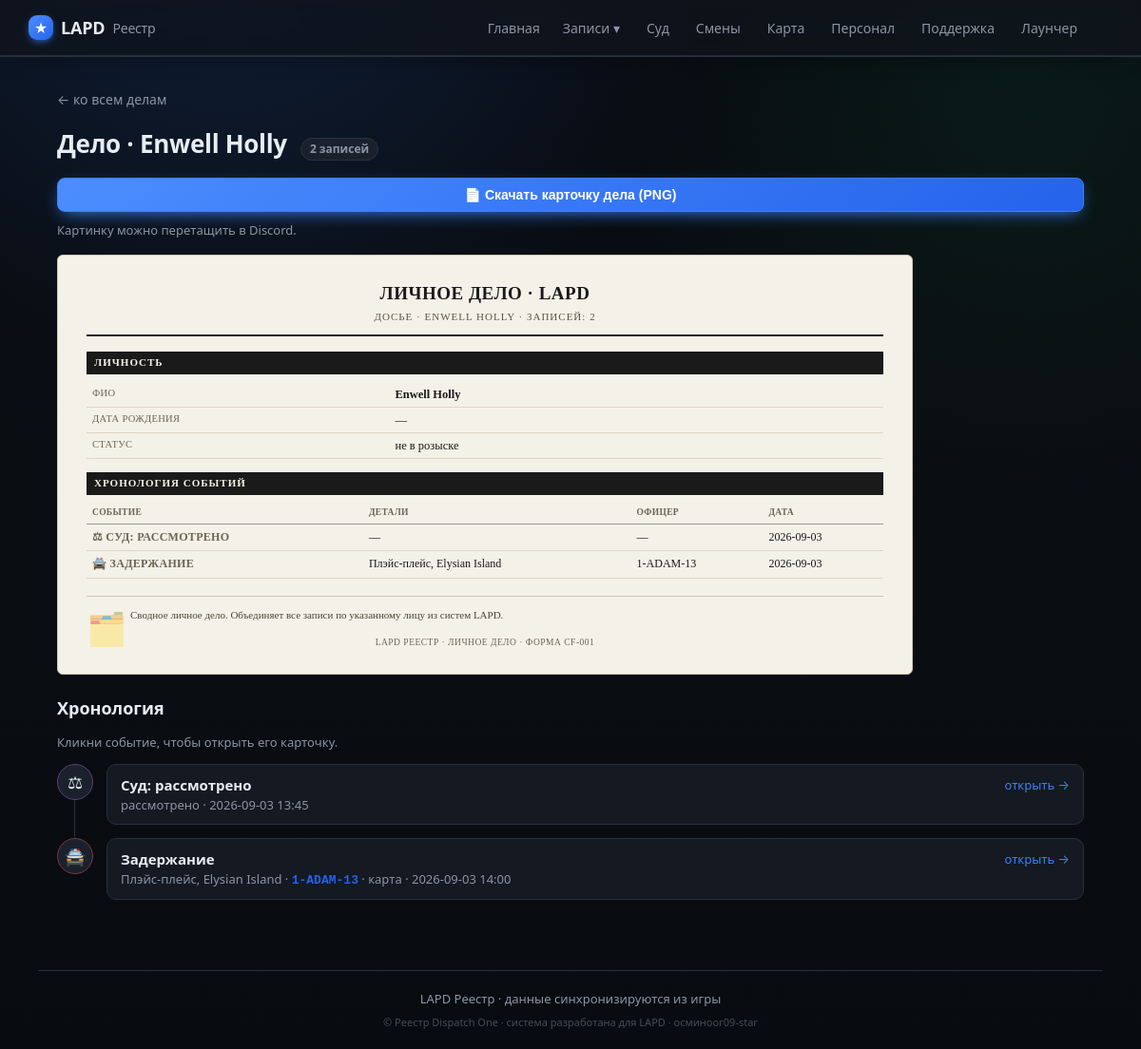
The app's page /file/Enwell Holly, older data.
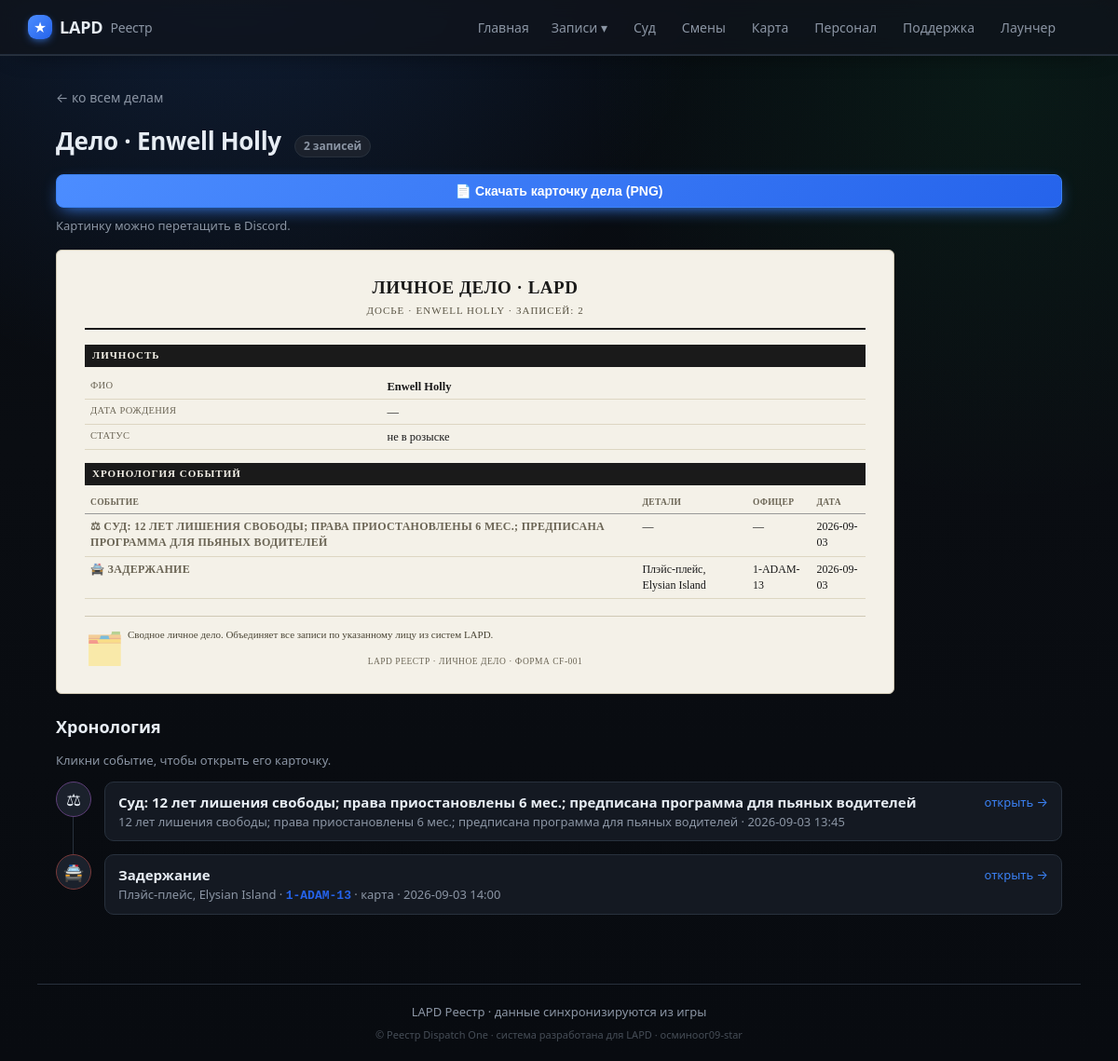
The same page, newer data.
### tables this page shows
CREATE TABLE court_cases (
                id INTEGER PRIMARY KEY AUTOINCREMENT,
                external_id TEXT UNIQUE,
                subject_name TEXT,
                source TEXT,
                filed_at TEXT,
                status INTEGER,
                outcome INTEGER,
                sentence TEXT,
                notes TEXT,
                judge TEXT, prosecutor TEXT, defense TEXT, courtroom TEXT, plea TEXT,
                appeal_filed INTEGER DEFAULT 0,
                charges TEXT, timeline TEXT,
                synced_at TEXT
            );

### app/main.py (the view)
@app.route("/file/<path:name>")
def file_view(name):
    cf = db.case_file(name)
    if not cf:
        abort(404)
    return render_template("file.html", cf=cf, person=db.person_info(name))

### app/db.py (called while the page is built)
@contextmanager
def get_conn():
    conn = sqlite3.connect(config.DB_PATH)
    conn.row_factory = sqlite3.Row
    try:
        yield conn
        conn.commit()
    finally:
        conn.close()

def _replace_mojibake_pairs(s):
    for bad, good in sorted(_MOJI_TO_CYR.items(), key=lambda x: len(x[0]), reverse=True):
        s = s.replace(bad, good)
    return s

def _fix_rooms(s):
    return re.sub(r"(\d)([А-Я])", lambda m: m.group(1) + _CYR2LAT.get(m.group(2), m.group(2)), s)

def _cp1251_bytes(s):
    out = bytearray()
    for ch in s:
        try:
            out += ch.encode("cp1251")
        except UnicodeEncodeError:
            code = ord(ch)
            if code < 256:
                out.append(code)
            else:
                raise
    return bytes(out)

### app/main.py (called while the page is built)
@app.context_processor
def inject_globals():
    return {"community": config.COMMUNITY_NAME, "STATUS_RU": db.STATUS_RU,
            "staff_label": db.staff_label,
            "static_export": os.environ.get("STATIC_EXPORT") == "1",
            "build_id": time.strftime("%Y%m%d")}

### app/templates/file.html (shortened to what this page needs)
{% extends "base.html" %}
{% block content %}
<a class="back" href="{{ url_for('files') }}">← ко всем делам</a>
<div class="case-head">
  <h1>Дело · {{ cf.name }}</h1>
  <span class="tag">{{ cf.count }} записей</span>
</div>
<div class="doc-actions">
  <button class="btn primary" onclick="downloadDoc()">📄 Скачать карточку дела (PNG)</button>
  <span class="muted small">Картинку можно перетащить в Discord.</span>
</div>
<div id="doc" class="doc">
  <div class="doc-title">
    <div class="doc-court">ЛИЧНОЕ ДЕЛО · LAPD</div>
    <div class="doc-county">ДОСЬЕ · {{ cf.name|upper }} · ЗАПИСЕЙ: {{ cf.count }}</div>
  </div>
  <div class="doc-sec-title">ЛИЧНОСТЬ</div>
  <table class="doc-tbl">
    <tr><td>ФИО</td><td><b>{{ cf.name }}</b></td></tr>
    <tr><td>Дата рождения</td><td>{{ person.dob[:10] if person.dob else '—' }}{% if person.age %} · {{ person.age }} лет{% endif %}</td></tr>
    <tr><td>Статус</td><td>{% if person.wanted %}🔴 В РОЗЫСКЕ{% else %}не в розыске{% endif %}</td></tr>
  </table>
  <div class="doc-sec-title">ХРОНОЛОГИЯ СОБЫТИЙ</div>
  <table class="doc-tbl doc-chain-tbl">
    <tr><th>СОБЫТИЕ</th><th>ДЕТАЛИ</th><th>ОФИЦЕР</th><th>ДАТА</th></tr>
    {% for it in cf.chain %}
      {% set icon = {'callout':'🚨','arrest':'🚔','citation':'🎫','warning':'⚠️','court':'⚖'}[it.kind] %}
      <tr>
        <td><b>{{ icon }} {{ it.title }}</b></td>
        <td>{% if it.kind == 'callout' %}{{ it.row.location or '—' }}
            {%- elif it.kind == 'arrest' %}{{ it.row.zone or '—' }}
            {%- elif it.kind == 'citation' %}{{ it.row.location or '—' }}
            {%- elif it.kind == 'warning' %}{{ it.row.reason or '—' }}
            {%- else %}—{% endif %}</td>
        <td>{% if it.row.callsign %}<a href="{{ url_for('officer_view', callsign=it.row.callsign) }}">{{ it.row.callsign }}</a>{% else %}—{% endif %}</td>
        <td>{{ it.when[:10] if it.when else '—' }}</td>
      </tr>
    {% endfor %}
  </table>
  <div class="doc-footer">
    <div class="doc-seal">🗂️</div>
    <div class="doc-cert" style="margin-left:46px">
      Сводное личное дело. Объединяет все записи по указанному лицу из систем LAPD.
    </div>
    <div class="doc-form">LAPD РЕЕСТР · ЛИЧНОЕ ДЕЛО · ФОРМА CF-001</div>
  </div>
</div>
<h2>Хронология</h2>
<p class="muted small">Кликни событие, чтобы открыть его карточку.</p>
<div class="timeline">
  {% for it in cf.chain %}
    {% set icon = {'callout':'🚨','arrest':'🚔','citation':'🎫','warning':'⚠️','court':'⚖'}[it.kind] %}
    {% set route = {'callout':'callout_view','arrest':'case_view','citation':'citation_view','court':'court_case_view','warning':none}[it.kind] %}
    <div class="tl-item tl-{{ it.kind }}">
      <div class="tl-dot">{{ icon }}</div>
      <div class="tl-body">
        <div class="tl-head">
          <b>{{ it.title }}</b>
          {% if route %}<a class="tl-open" href="{{ url_for(route, cid=it.id) }}">открыть →</a>{% endif %}
        </div>
        <div class="muted small">
          {% if it.kind == 'callout' %}{{ it.row.callout_type }} · {{ it.row.location or '—' }}
          {% elif it.kind == 'arrest' %}{{ it.row.zone or '—' }}
          {% elif it.kind == 'citation' %}{{ it.row.location or '—' }} · ${{ it.row.fine or 0 }}
          {% elif it.kind == 'warning' %}{{ it.row.reason or '—' }}
          {% elif it.kind == 'court' %}{{ it.title.replace('Суд: ','') }}
          {% endif %}
          {% if it.row.callsign %} · <a class="cs" href="{{ url_for('officer_view', callsign=it.row.callsign) }}">{{ it.row.callsign }}</a>{% endif %}
          {% if it.kind in ['callout','arrest','citation'] %}
            {% set map_zone = it.row.zone if it.kind in ['callout','arrest'] else it.row.location %}
            {% if map_zone %} · <a href="{{ url_for('game_map', zone=map_zone) }}">карта</a>{% endif %}
          {% endif %}
          {% if it.when %} · {{ it.when[:16].replace('T',' ') }}{% endif %}
        </div>
      </div>
    </div>
  {% endfor %}
</div>
{% endblock %}

Row changes from the older to the newer data that the page shows:
changed court_cases: title "СУД: РАССМОТРЕНО" → "СУД: 12 ЛЕТ ЛИШЕНИЯ СВОБОДЫ; ПРАВА ПРИОСТАНОВЛЕНЫ 6 МЕС.; ПРЕДПИСАНА ПРОГРАММА ДЛЯ ПЬЯНЫХ ВОДИТЕЛЕЙ"; title "Суд: рассмотрено" → "Суд: 12 лет лишения свободы; права приостановлены 6 мес.; предписана программа для пьяных водителей"; title.replace "рассмотрено" → "12 лет лишения свободы; права приостановлены 6 мес.; предписана программа для пьяных водителей"
